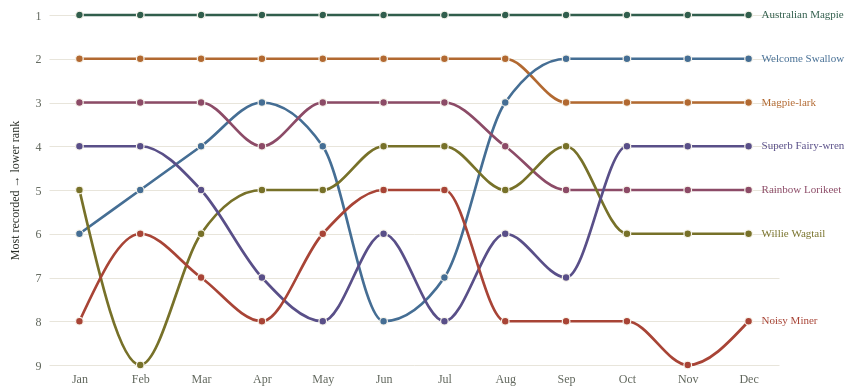

Describe this chart as a Vega-Lite specification.
### Vega-Lite specification from a JSON file in a GitHub repository (floating-point values rounded to 4 significant figures)
{"$schema": "https://vega.github.io/schema/vega-lite/v5.json", "width": 730, "height": 350, "padding": 8, "config": {"background": "transparent", "font": "Bricolage Grotesque", "view": {"stroke": null}, "axis": {"labelFont": "Bricolage Grotesque", "titleFont": "Bricolage Grotesque", "labelFontSize": 12, "titleFontSize": 12, "titleFontWeight": 500, "labelColor": "#60665c", "titleColor": "#292e27", "domain": false, "ticks": false, "gridColor": "#e0dccf", "gridOpacity": 0.75, "labelPadding": 8, "titlePadding": 14}, "legend": {"labelFont": "Bricolage Grotesque", "titleFont": "Bricolage Grotesque", "labelFontSize": 11, "titleFontSize": 11, "titleFontWeight": 500, "labelColor": "#60665c", "titleColor": "#292e27", "gradientThickness": 9, "gradientLength": 130, "padding": 8}, "title": {"font": "Bricolage Grotesque", "color": "#292e27", "fontSize": 15, "fontWeight": 500, "anchor": "start"}}, "description": "Monthly ranks for the seven species with the most annual records. Rank is among all named species recorded in that month.", "params": [{"name": "highlight", "value": "All birds"}], "data": {"values": [{"scientific": "Gymnorhina tibicen", "name": "Australian Magpie", "month": 1, "label": "Jan", "season": "Summer", "count": 20779, "rank": 1, "per10k": 252.7, "relative": 1.016, "topSeven": true}, {"scientific": "Grallina cyanoleuca", "name": "Magpie-lark", "month": 1, "label": "Jan", "season": "Summer", "count": 16331, "rank": 2, "per10k": 198.6, "relative": 1.011, "topSeven": true}, {"scientific": "Hirundo neoxena", "name": "Welcome Swallow", "month": 1, "label": "Jan", "season": "Summer", "count": 13474, "rank": 6, "per10k": 163.9, "relative": 0.9177, "topSeven": true}, {"scientific": "Trichoglossus moluccanus", "name": "Rainbow Lorikeet", "month": 1, "label": "Jan", "season": "Summer", "count": 15323, "rank": 3, "per10k": 186.4, "relative": 1.06, "topSeven": true}, {"scientific": "Rhipidura leucophrys", "name": "Willie Wagtail", "month": 1, "label": "Jan", "season": "Summer", "count": 13525, "rank": 5, "per10k": 164.5, "relative": 1.001, "topSeven": true}, {"scientific": "Malurus cyaneus", "name": "Superb Fairy-wren", "month": 1, "label": "Jan", "season": "Summer", "count": 15122, "rank": 4, "per10k": 183.9, "relative": 1.122, "topSeven": true}, {"scientific": "Manorina melanocephala", "name": "Noisy Miner", "month": 1, "label": "Jan", "season": "Summer", "count": 12782, "rank": 8, "per10k": 155.5, "relative": 1.023, "topSeven": true}, {"scientific": "Gymnorhina tibicen", "name": "Australian Magpie", "month": 2, "label": "Feb", "season": "Summer", "count": 16939, "rank": 1, "per10k": 266.2, "relative": 1.07, "topSeven": true}, {"scientific": "Grallina cyanoleuca", "name": "Magpie-lark", "month": 2, "label": "Feb", "season": "Summer", "count": 12978, "rank": 2, "per10k": 203.9, "relative": 1.038, "topSeven": true}, {"scientific": "Hirundo neoxena", "name": "Welcome Swallow", "month": 2, "label": "Feb", "season": "Summer", "count": 10601, "rank": 5, "per10k": 166.6, "relative": 0.933, "topSeven": true}, {"scientific": "Trichoglossus moluccanus", "name": "Rainbow Lorikeet", "month": 2, "label": "Feb", "season": "Summer", "count": 12271, "rank": 3, "per10k": 192.8, "relative": 1.097, "topSeven": true}, {"scientific": "Rhipidura leucophrys", "name": "Willie Wagtail", "month": 2, "label": "Feb", "season": "Summer", "count": 9763, "rank": 9, "per10k": 153.4, "relative": 0.934, "topSeven": true}, {"scientific": "Malurus cyaneus", "name": "Superb Fairy-wren", "month": 2, "label": "Feb", "season": "Summer", "count": 11764, "rank": 4, "per10k": 184.9, "relative": 1.128, "topSeven": true}, {"scientific": "Manorina melanocephala", "name": "Noisy Miner", "month": 2, "label": "Feb", "season": "Summer", "count": 10490, "rank": 6, "per10k": 164.8, "relative": 1.085, "topSeven": true}, {"scientific": "Gymnorhina tibicen", "name": "Australian Magpie", "month": 3, "label": "Mar", "season": "Autumn", "count": 18773, "rank": 1, "per10k": 273.5, "relative": 1.099, "topSeven": true}, {"scientific": "Grallina cyanoleuca", "name": "Magpie-lark", "month": 3, "label": "Mar", "season": "Autumn", "count": 14126, "rank": 2, "per10k": 205.8, "relative": 1.047, "topSeven": true}, {"scientific": "Hirundo neoxena", "name": "Welcome Swallow", "month": 3, "label": "Mar", "season": "Autumn", "count": 12479, "rank": 4, "per10k": 181.8, "relative": 1.018, "topSeven": true}, {"scientific": "Trichoglossus moluccanus", "name": "Rainbow Lorikeet", "month": 3, "label": "Mar", "season": "Autumn", "count": 12574, "rank": 3, "per10k": 183.2, "relative": 1.042, "topSeven": true}, {"scientific": "Rhipidura leucophrys", "name": "Willie Wagtail", "month": 3, "label": "Mar", "season": "Autumn", "count": 11604, "rank": 6, "per10k": 169.0, "relative": 1.029, "topSeven": true}, {"scientific": "Malurus cyaneus", "name": "Superb Fairy-wren", "month": 3, "label": "Mar", "season": "Autumn", "count": 11673, "rank": 5, "per10k": 170.0, "relative": 1.037, "topSeven": true}, {"scientific": "Manorina melanocephala", "name": "Noisy Miner", "month": 3, "label": "Mar", "season": "Autumn", "count": 11060, "rank": 7, "per10k": 161.1, "relative": 1.06, "topSeven": true}, {"scientific": "Gymnorhina tibicen", "name": "Australian Magpie", "month": 4, "label": "Apr", "season": "Autumn", "count": 20271, "rank": 1, "per10k": 282.1, "relative": 1.134, "topSeven": true}, {"scientific": "Grallina cyanoleuca", "name": "Magpie-lark", "month": 4, "label": "Apr", "season": "Autumn", "count": 14968, "rank": 2, "per10k": 208.3, "relative": 1.06, "topSeven": true}, {"scientific": "Hirundo neoxena", "name": "Welcome Swallow", "month": 4, "label": "Apr", "season": "Autumn", "count": 14537, "rank": 3, "per10k": 202.3, "relative": 1.133, "topSeven": true}, {"scientific": "Trichoglossus moluccanus", "name": "Rainbow Lorikeet", "month": 4, "label": "Apr", "season": "Autumn", "count": 13584, "rank": 4, "per10k": 189.0, "relative": 1.076, "topSeven": true}, {"scientific": "Rhipidura leucophrys", "name": "Willie Wagtail", "month": 4, "label": "Apr", "season": "Autumn", "count": 13322, "rank": 5, "per10k": 185.4, "relative": 1.129, "topSeven": true}, {"scientific": "Malurus cyaneus", "name": "Superb Fairy-wren", "month": 4, "label": "Apr", "season": "Autumn", "count": 11879, "rank": 7, "per10k": 165.3, "relative": 1.008, "topSeven": true}, {"scientific": "Manorina melanocephala", "name": "Noisy Miner", "month": 4, "label": "Apr", "season": "Autumn", "count": 11726, "rank": 8, "per10k": 163.2, "relative": 1.074, "topSeven": true}, {"scientific": "Gymnorhina tibicen", "name": "Australian Magpie", "month": 5, "label": "May", "season": "Autumn", "count": 17711, "rank": 1, "per10k": 276.1, "relative": 1.11, "topSeven": true}, {"scientific": "Grallina cyanoleuca", "name": "Magpie-lark", "month": 5, "label": "May", "season": "Autumn", "count": 13500, "rank": 2, "per10k": 210.4, "relative": 1.071, "topSeven": true}, {"scientific": "Hirundo neoxena", "name": "Welcome Swallow", "month": 5, "label": "May", "season": "Autumn", "count": 11746, "rank": 4, "per10k": 183.1, "relative": 1.025, "topSeven": true}, {"scientific": "Trichoglossus moluccanus", "name": "Rainbow Lorikeet", "month": 5, "label": "May", "season": "Autumn", "count": 12728, "rank": 3, "per10k": 198.4, "relative": 1.129, "topSeven": true}, {"scientific": "Rhipidura leucophrys", "name": "Willie Wagtail", "month": 5, "label": "May", "season": "Autumn", "count": 11662, "rank": 5, "per10k": 181.8, "relative": 1.107, "topSeven": true}, {"scientific": "Malurus cyaneus", "name": "Superb Fairy-wren", "month": 5, "label": "May", "season": "Autumn", "count": 10169, "rank": 8, "per10k": 158.5, "relative": 0.967, "topSeven": true}, {"scientific": "Manorina melanocephala", "name": "Noisy Miner", "month": 5, "label": "May", "season": "Autumn", "count": 10742, "rank": 6, "per10k": 167.4, "relative": 1.102, "topSeven": true}, {"scientific": "Gymnorhina tibicen", "name": "Australian Magpie", "month": 6, "label": "Jun", "season": "Winter", "count": 17127, "rank": 1, "per10k": 258.2, "relative": 1.038, "topSeven": true}, {"scientific": "Grallina cyanoleuca", "name": "Magpie-lark", "month": 6, "label": "Jun", "season": "Winter", "count": 13943, "rank": 2, "per10k": 210.2, "relative": 1.07, "topSeven": true}, {"scientific": "Hirundo neoxena", "name": "Welcome Swallow", "month": 6, "label": "Jun", "season": "Winter", "count": 9895, "rank": 8, "per10k": 149.2, "relative": 0.8354, "topSeven": true}, {"scientific": "Trichoglossus moluccanus", "name": "Rainbow Lorikeet", "month": 6, "label": "Jun", "season": "Winter", "count": 12314, "rank": 3, "per10k": 185.6, "relative": 1.056, "topSeven": true}, {"scientific": "Rhipidura leucophrys", "name": "Willie Wagtail", "month": 6, "label": "Jun", "season": "Winter", "count": 11701, "rank": 4, "per10k": 176.4, "relative": 1.074, "topSeven": true}, {"scientific": "Malurus cyaneus", "name": "Superb Fairy-wren", "month": 6, "label": "Jun", "season": "Winter", "count": 10224, "rank": 6, "per10k": 154.1, "relative": 0.9403, "topSeven": true}, {"scientific": "Manorina melanocephala", "name": "Noisy Miner", "month": 6, "label": "Jun", "season": "Winter", "count": 10912, "rank": 5, "per10k": 164.5, "relative": 1.082, "topSeven": true}, {"scientific": "Gymnorhina tibicen", "name": "Australian Magpie", "month": 7, "label": "Jul", "season": "Winter", "count": 17795, "rank": 1, "per10k": 249.6, "relative": 1.003, "topSeven": true}, {"scientific": "Grallina cyanoleuca", "name": "Magpie-lark", "month": 7, "label": "Jul", "season": "Winter", "count": 15314, "rank": 2, "per10k": 214.8, "relative": 1.093, "topSeven": true}, {"scientific": "Hirundo neoxena", "name": "Welcome Swallow", "month": 7, "label": "Jul", "season": "Winter", "count": 10532, "rank": 7, "per10k": 147.7, "relative": 0.8274, "topSeven": true}, {"scientific": "Trichoglossus moluccanus", "name": "Rainbow Lorikeet", "month": 7, "label": "Jul", "season": "Winter", "count": 13069, "rank": 3, "per10k": 183.3, "relative": 1.043, "topSeven": true}, {"scientific": "Rhipidura leucophrys", "name": "Willie Wagtail", "month": 7, "label": "Jul", "season": "Winter", "count": 12125, "rank": 4, "per10k": 170.1, "relative": 1.035, "topSeven": true}, {"scientific": "Malurus cyaneus", "name": "Superb Fairy-wren", "month": 7, "label": "Jul", "season": "Winter", "count": 10414, "rank": 8, "per10k": 146.1, "relative": 0.8912, "topSeven": true}, {"scientific": "Manorina melanocephala", "name": "Noisy Miner", "month": 7, "label": "Jul", "season": "Winter", "count": 11553, "rank": 5, "per10k": 162.1, "relative": 1.066, "topSeven": true}, {"scientific": "Gymnorhina tibicen", "name": "Australian Magpie", "month": 8, "label": "Aug", "season": "Winter", "count": 20427, "rank": 1, "per10k": 248.7, "relative": 0.9997, "topSeven": true}, {"scientific": "Grallina cyanoleuca", "name": "Magpie-lark", "month": 8, "label": "Aug", "season": "Winter", "count": 16654, "rank": 2, "per10k": 202.7, "relative": 1.032, "topSeven": true}, {"scientific": "Hirundo neoxena", "name": "Welcome Swallow", "month": 8, "label": "Aug", "season": "Winter", "count": 14832, "rank": 3, "per10k": 180.6, "relative": 1.011, "topSeven": true}, {"scientific": "Trichoglossus moluccanus", "name": "Rainbow Lorikeet", "month": 8, "label": "Aug", "season": "Winter", "count": 14324, "rank": 4, "per10k": 174.4, "relative": 0.9922, "topSeven": true}, {"scientific": "Rhipidura leucophrys", "name": "Willie Wagtail", "month": 8, "label": "Aug", "season": "Winter", "count": 13731, "rank": 5, "per10k": 167.2, "relative": 1.018, "topSeven": true}, {"scientific": "Malurus cyaneus", "name": "Superb Fairy-wren", "month": 8, "label": "Aug", "season": "Winter", "count": 13244, "rank": 6, "per10k": 161.2, "relative": 0.9836, "topSeven": true}, {"scientific": "Manorina melanocephala", "name": "Noisy Miner", "month": 8, "label": "Aug", "season": "Winter", "count": 12539, "rank": 8, "per10k": 152.6, "relative": 1.004, "topSeven": true}, {"scientific": "Gymnorhina tibicen", "name": "Australian Magpie", "month": 9, "label": "Sep", "season": "Spring", "count": 21984, "rank": 1, "per10k": 231.1, "relative": 0.9289, "topSeven": true}, {"scientific": "Grallina cyanoleuca", "name": "Magpie-lark", "month": 9, "label": "Sep", "season": "Spring", "count": 17943, "rank": 3, "per10k": 188.6, "relative": 0.9598, "topSeven": true}, {"scientific": "Hirundo neoxena", "name": "Welcome Swallow", "month": 9, "label": "Sep", "season": "Spring", "count": 18509, "rank": 2, "per10k": 194.5, "relative": 1.09, "topSeven": true}, {"scientific": "Trichoglossus moluccanus", "name": "Rainbow Lorikeet", "month": 9, "label": "Sep", "season": "Spring", "count": 15193, "rank": 5, "per10k": 159.7, "relative": 0.9086, "topSeven": true}, {"scientific": "Rhipidura leucophrys", "name": "Willie Wagtail", "month": 9, "label": "Sep", "season": "Spring", "count": 15952, "rank": 4, "per10k": 167.7, "relative": 1.021, "topSeven": true}, {"scientific": "Malurus cyaneus", "name": "Superb Fairy-wren", "month": 9, "label": "Sep", "season": "Spring", "count": 14294, "rank": 7, "per10k": 150.2, "relative": 0.9166, "topSeven": true}, {"scientific": "Manorina melanocephala", "name": "Noisy Miner", "month": 9, "label": "Sep", "season": "Spring", "count": 13083, "rank": 8, "per10k": 137.5, "relative": 0.9049, "topSeven": true}, {"scientific": "Gymnorhina tibicen", "name": "Australian Magpie", "month": 10, "label": "Oct", "season": "Spring", "count": 26282, "rank": 1, "per10k": 224.0, "relative": 0.9005, "topSeven": true}, {"scientific": "Grallina cyanoleuca", "name": "Magpie-lark", "month": 10, "label": "Oct", "season": "Spring", "count": 20888, "rank": 3, "per10k": 178.0, "relative": 0.9061, "topSeven": true}, {"scientific": "Hirundo neoxena", "name": "Welcome Swallow", "month": 10, "label": "Oct", "season": "Spring", "count": 21781, "rank": 2, "per10k": 185.6, "relative": 1.04, "topSeven": true}, {"scientific": "Trichoglossus moluccanus", "name": "Rainbow Lorikeet", "month": 10, "label": "Oct", "season": "Spring", "count": 18462, "rank": 5, "per10k": 157.4, "relative": 0.8953, "topSeven": true}, {"scientific": "Rhipidura leucophrys", "name": "Willie Wagtail", "month": 10, "label": "Oct", "season": "Spring", "count": 17277, "rank": 6, "per10k": 147.3, "relative": 0.8964, "topSeven": true}, {"scientific": "Malurus cyaneus", "name": "Superb Fairy-wren", "month": 10, "label": "Oct", "season": "Spring", "count": 18478, "rank": 4, "per10k": 157.5, "relative": 0.9608, "topSeven": true}, {"scientific": "Manorina melanocephala", "name": "Noisy Miner", "month": 10, "label": "Oct", "season": "Spring", "count": 16017, "rank": 8, "per10k": 136.5, "relative": 0.8983, "topSeven": true}, {"scientific": "Gymnorhina tibicen", "name": "Australian Magpie", "month": 11, "label": "Nov", "season": "Spring", "count": 20928, "rank": 1, "per10k": 224.7, "relative": 0.9035, "topSeven": true}, {"scientific": "Grallina cyanoleuca", "name": "Magpie-lark", "month": 11, "label": "Nov", "season": "Spring", "count": 16624, "rank": 3, "per10k": 178.5, "relative": 0.9085, "topSeven": true}, {"scientific": "Hirundo neoxena", "name": "Welcome Swallow", "month": 11, "label": "Nov", "season": "Spring", "count": 17542, "rank": 2, "per10k": 188.4, "relative": 1.055, "topSeven": true}, {"scientific": "Trichoglossus moluccanus", "name": "Rainbow Lorikeet", "month": 11, "label": "Nov", "season": "Spring", "count": 14534, "rank": 5, "per10k": 156.1, "relative": 0.888, "topSeven": true}, {"scientific": "Rhipidura leucophrys", "name": "Willie Wagtail", "month": 11, "label": "Nov", "season": "Spring", "count": 13874, "rank": 6, "per10k": 149.0, "relative": 0.907, "topSeven": true}, {"scientific": "Malurus cyaneus", "name": "Superb Fairy-wren", "month": 11, "label": "Nov", "season": "Spring", "count": 15133, "rank": 4, "per10k": 162.5, "relative": 0.9914, "topSeven": true}, {"scientific": "Manorina melanocephala", "name": "Noisy Miner", "month": 11, "label": "Nov", "season": "Spring", "count": 12984, "rank": 9, "per10k": 139.4, "relative": 0.9175, "topSeven": true}, {"scientific": "Gymnorhina tibicen", "name": "Australian Magpie", "month": 12, "label": "Dec", "season": "Summer", "count": 19186, "rank": 1, "per10k": 234.8, "relative": 0.9439, "topSeven": true}, {"scientific": "Grallina cyanoleuca", "name": "Magpie-lark", "month": 12, "label": "Dec", "season": "Summer", "count": 14895, "rank": 3, "per10k": 182.3, "relative": 0.9277, "topSeven": true}, {"scientific": "Hirundo neoxena", "name": "Welcome Swallow", "month": 12, "label": "Dec", "season": "Summer", "count": 15058, "rank": 2, "per10k": 184.3, "relative": 1.032, "topSeven": true}, {"scientific": "Trichoglossus moluccanus", "name": "Rainbow Lorikeet", "month": 12, "label": "Dec", "season": "Summer", "count": 13924, "rank": 5, "per10k": 170.4, "relative": 0.9695, "topSeven": true}, {"scientific": "Rhipidura leucophrys", "name": "Willie Wagtail", "month": 12, "label": "Dec", "season": "Summer", "count": 12766, "rank": 6, "per10k": 156.2, "relative": 0.9511, "topSeven": true}, {"scientific": "Malurus cyaneus", "name": "Superb Fairy-wren", "month": 12, "label": "Dec", "season": "Summer", "count": 14571, "rank": 4, "per10k": 178.3, "relative": 1.088, "topSeven": true}, {"scientific": "Manorina melanocephala", "name": "Noisy Miner", "month": 12, "label": "Dec", "season": "Summer", "count": 11636, "rank": 8, "per10k": 142.4, "relative": 0.937, "topSeven": true}]}, "encoding": {"x": {"field": "month", "type": "ordinal", "sort": "ascending", "axis": {"title": null, "labelAngle": 0, "labelExpr": "['Jan','Feb','Mar','Apr','May','Jun','Jul','Aug','Sep','Oct','Nov','Dec'][datum.value-1]"}}, "y": {"field": "rank", "type": "quantitative", "scale": {"domain": [1, 9], "reverse": true, "zero": false}, "axis": {"title": "Most recorded → lower rank", "tickCount": 9, "format": "d"}}, "color": {"field": "name", "type": "nominal", "scale": {"domain": ["Australian Magpie", "Magpie-lark", "Welcome Swallow", "Rainbow Lorikeet", "Willie Wagtail", "Superb Fairy-wren", "Noisy Miner"], "range": ["#315e4c", "#b26931", "#456e94", "#8c4b67", "#777129", "#594f88", "#a84436"]}, "legend": null}, "opacity": {"condition": {"test": "highlight==='All birds'||datum.name===highlight", "value": 1}, "value": 0.13}}, "layer": [{"mark": {"type": "line", "strokeWidth": 2.7, "interpolate": "monotone"}, "encoding": {"detail": {"field": "name"}}}, {"mark": {"type": "point", "filled": true, "size": 58, "stroke": "#f8f5ec", "strokeWidth": 1.2}, "encoding": {"tooltip": [{"field": "name", "title": "Bird"}, {"field": "label", "title": "Month"}, {"field": "rank", "title": "Rank"}, {"field": "count", "title": "Records", "format": ","}]}}, {"data": {"values": [{"scientific": "Gymnorhina tibicen", "name": "Australian Magpie", "month": 12, "label": "Dec", "season": "Summer", "count": 19186, "rank": 1, "per10k": 234.8, "relative": 0.9439, "topSeven": true}, {"scientific": "Grallina cyanoleuca", "name": "Magpie-lark", "month": 12, "label": "Dec", "season": "Summer", "count": 14895, "rank": 3, "per10k": 182.3, "relative": 0.9277, "topSeven": true}, {"scientific": "Hirundo neoxena", "name": "Welcome Swallow", "month": 12, "label": "Dec", "season": "Summer", "count": 15058, "rank": 2, "per10k": 184.3, "relative": 1.032, "topSeven": true}, {"scientific": "Trichoglossus moluccanus", "name": "Rainbow Lorikeet", "month": 12, "label": "Dec", "season": "Summer", "count": 13924, "rank": 5, "per10k": 170.4, "relative": 0.9695, "topSeven": true}, {"scientific": "Rhipidura leucophrys", "name": "Willie Wagtail", "month": 12, "label": "Dec", "season": "Summer", "count": 12766, "rank": 6, "per10k": 156.2, "relative": 0.9511, "topSeven": true}, {"scientific": "Malurus cyaneus", "name": "Superb Fairy-wren", "month": 12, "label": "Dec", "season": "Summer", "count": 14571, "rank": 4, "per10k": 178.3, "relative": 1.088, "topSeven": true}, {"scientific": "Manorina melanocephala", "name": "Noisy Miner", "month": 12, "label": "Dec", "season": "Summer", "count": 11636, "rank": 8, "per10k": 142.4, "relative": 0.937, "topSeven": true}]}, "mark": {"type": "text", "align": "left", "dx": 13, "fontSize": 11, "fontWeight": 500}, "encoding": {"text": {"field": "name"}}}]}
